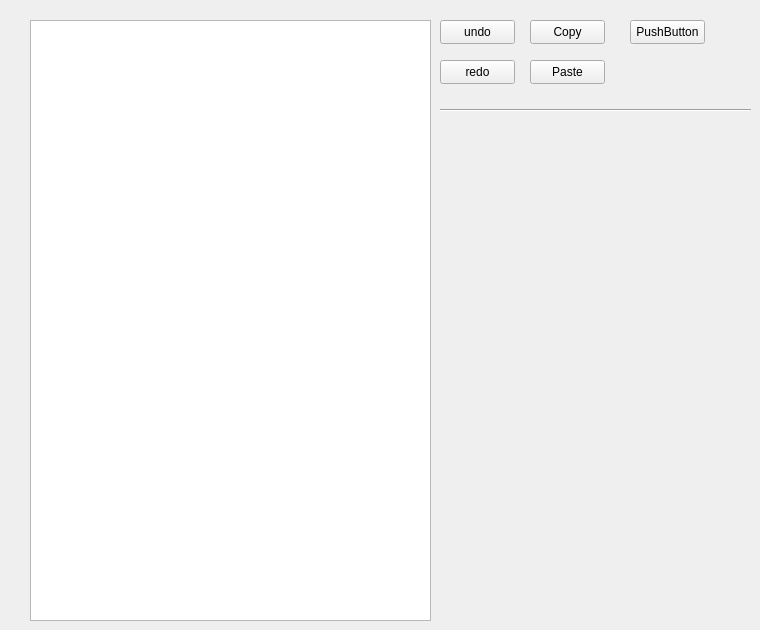
    <widget class="QWidget" name="tab_10">
     <attribute name="title">
      <string>Undo Test</string>
     </attribute>
     <widget class="QTextEdit" name="textEdit">
      <property name="geometry">
       <rect>
        <x>30</x>
        <y>20</y>
        <width>401</width>
        <height>601</height>
       </rect>
      </property>
     </widget>
     <widget class="QPushButton" name="pushButton_32">
      <property name="geometry">
       <rect>
        <x>440</x>
        <y>20</y>
        <width>75</width>
        <height>24</height>
       </rect>
      </property>
      <property name="text">
       <string>undo</string>
      </property>
      <property name="icon">
       <iconset theme="QIcon::ThemeIcon::DocumentRevert"/>
      </property>
     </widget>
     <widget class="QPushButton" name="pushButton_33">
      <property name="geometry">
       <rect>
        <x>440</x>
        <y>60</y>
        <width>75</width>
        <height>24</height>
       </rect>
      </property>
      <property name="text">
       <string>redo</string>
      </property>
      <property name="icon">
       <iconset theme="QIcon::ThemeIcon::EditRedo"/>
      </property>
     </widget>
     <widget class="Line" name="line_2">
      <property name="geometry">
       <rect>
        <x>440</x>
        <y>100</y>
        <width>311</width>
        <height>20</height>
       </rect>
      </property>
      <property name="orientation">
       <enum>Qt::Orientation::Horizontal</enum>
      </property>
     </widget>
     <widget class="QPushButton" name="pushButton_35">
      <property name="geometry">
       <rect>
        <x>530</x>
        <y>20</y>
        <width>75</width>
        <height>24</height>
       </rect>
      </property>
      <property name="text">
       <string>Copy</string>
      </property>
      <property name="icon">
       <iconset theme="QIcon::ThemeIcon::EditCopy"/>
      </property>
     </widget>
     <widget class="QPushButton" name="pushButton_36">
      <property name="geometry">
       <rect>
        <x>530</x>
        <y>60</y>
        <width>75</width>
        <height>24</height>
       </rect>
      </property>
      <property name="text">
       <string>Paste</string>
      </property>
      <property name="icon">
       <iconset theme="QIcon::ThemeIcon::EditPaste"/>
      </property>
     </widget>
     <widget class="QPushButton" name="pushButton_37">
      <property name="geometry">
       <rect>
        <x>630</x>
        <y>20</y>
        <width>75</width>
        <height>24</height>
       </rect>
      </property>
      <property name="text">
       <string>PushButton</string>
      </property>
     </widget>
    </widget>
